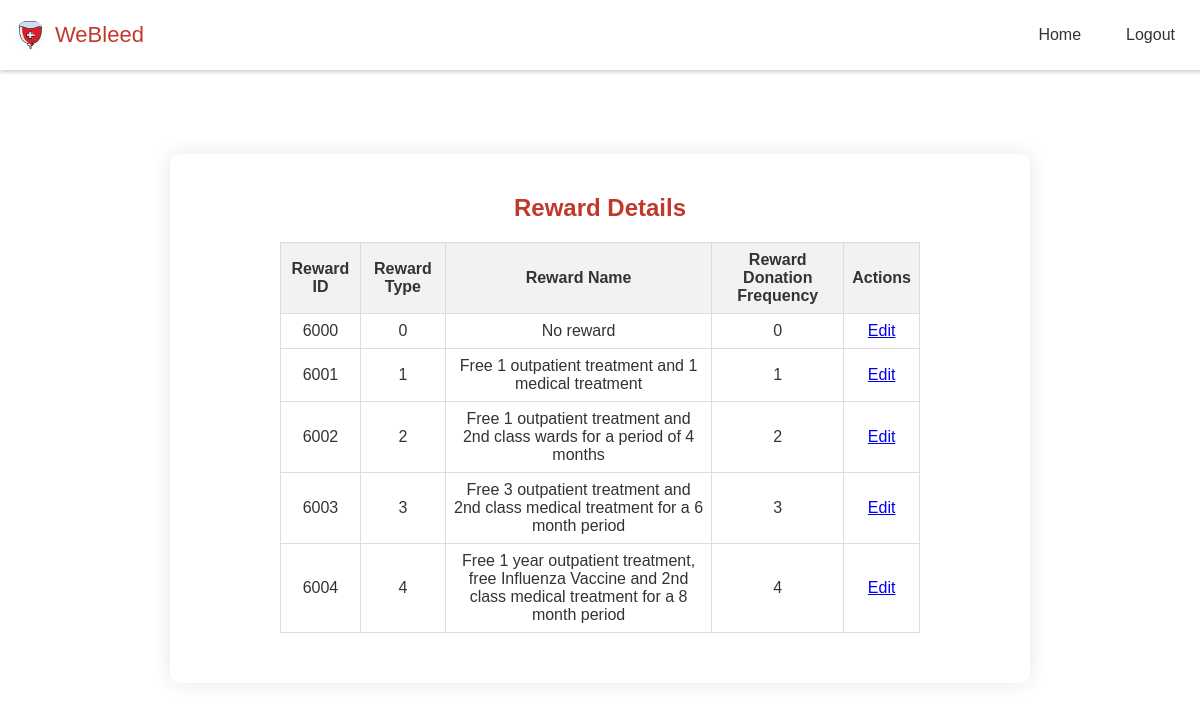
The app's page /view_reward.php (signed in) with its own data.
### tables this page shows
CREATE TABLE `reward` (
  `rewardID` int(4) NOT NULL,
  `rewardType` int(1) NOT NULL,
  `rewardName` varchar(200) NOT NULL,
  `rewardDonFrequency` int(1) NOT NULL
);

### view_reward.php (the view, shortened to what this page needs)
<?php
include('connection.php');
$query = "SELECT * FROM reward";
$result = mysqli_query($condb, $query);
?>
<!DOCTYPE html>
<html lang="en">
<head>
    <link rel="stylesheet" href="style.css">
</head>
<br>
    <nav class="navbar">
        <div class="logo_item">
            <img src="logo.jpg" alt="Company Logo">
            <span>WeBleed</span>
        </div>
        <div class="navbar_content">
            <ul>
                <li><a href="home_staff.php">Home</a></li>
                <li><a href="logout.php">Logout</a></li>
            </ul>
        </div>
    </nav>
    <br></br>
    <div class="details-section">
        <h2>Reward Details</h2>
        <table>
            <thead>
                <tr>
                    <th>Reward ID</th>
                    <th>Reward Type</th>
                    <th>Reward Name</th>
                    <th>Reward Donation Frequency</th>
                    <th>Actions</th>
                </tr>
            </thead>
            <tbody>
                <?php
                if ($result && mysqli_num_rows($result) > 0) {
                    while ($reward = mysqli_fetch_assoc($result)) {
                        echo "<tr>";
                        echo "<td>" . $reward['rewardID'] . "</td>";
                        echo "<td>" . $reward['rewardType'] . "</td>";
                        echo "<td>" . $reward['rewardName'] . "</td>";
                        echo "<td>" . $reward['rewardDonFrequency'] . "</td>";
                        echo "<td>
                                <a href='reward_edit.php?rewardID=" . $reward['rewardID'] . "' class='button'>Edit</a>
                              </td>";
                        echo "</tr>";
                    }
                } else {
                    echo "<tr><td colspan='5'>No rewards found.</td></tr>";
                }
                ?>
            </tbody>
        </table>
    </div>
</body>
</html>

### style.css (style rules this page uses)
h2 { text-align: center; color: #c0392b; margin-top: 10px; margin-bottom: 10px; }
table { width: 80%; margin: 20px auto; border-collapse: collapse; text-align: center; }
table th, table td { border: 1px solid #ddd; padding: 8px; }
table th { background-color: #f2f2f2; color: #333; }
.navbar { position: fixed; top: 0; width: 100%; background-color: #fff; display: flex; justify-content: space-between; align-items: center; padding: 20px 5px; z-index: 1000; box-shadow: 0 2px 4px rgba(0, 0, 0, 0.2); }
.logo_item { display: flex; align-items: center; column-gap: 10px; font-size: 22px; font-weight: 500; color: #c0392b; margin-left: 5px; }
.navbar img { width: 30px; height: 30px; border-radius: 50%; margin-left: 5px; }
.navbar_content ul { margin: 0; padding: 0; list-style: none; display: flex; }
.navbar_content li { margin-left: 15px; }
.navbar_content a { text-decoration: none; color: #333; padding: 10px 15px; transition: color 0.3s ease; }
.details-section { width: 95%; max-width: 800px; text-align: center; background-color: #fff; border-radius: 10px; box-shadow: 0 0 20px rgba(0, 0, 0, 0.1); padding: 30px; margin: 100px auto; }

### records on screen
reward: rewardID "6000", rewardType "0", rewardName "No reward", rewardDonFrequency "0"
reward: rewardID "6001", rewardType "1", rewardName "Free 1 outpatient treatment and 1 medical treatment", rewardDonFrequency "1"
reward: rewardID "6002", rewardType "2", rewardName "Free 1 outpatient treatment and 2nd class wards for a period of 4 months", rewardDonFrequency "2"
reward: rewardID "6003", rewardType "3", rewardName "Free 3 outpatient treatment and 2nd class medical treatment for a 6 month period", rewardDonFrequency "3"
reward: rewardID "6004", rewardType "4", rewardName "Free 1 year outpatient treatment, free Influenza Vaccine and 2nd class medical treatment for a 8 month period", rewardDonFrequency "4"
